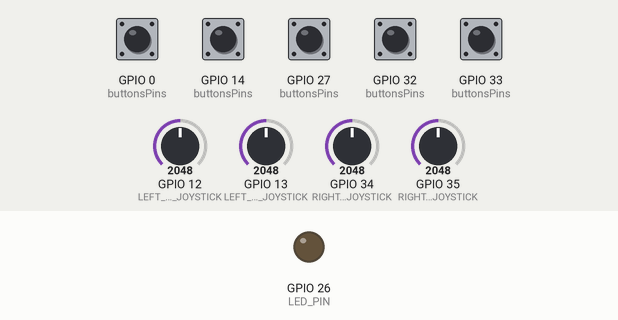
The sketch below on a simulated ESP32. On the bench: output pins drawn as LEDs (lit = HIGH). Inputs (shaded band) come from the test bench; at power-on: GPIO 0 (buttonsPins), GPIO 14 (buttonsPins), GPIO 27 (buttonsPins), GPIO 32 (buttonsPins), GPIO 33 (buttonsPins) HIGH, GPIO 12 (LEFT_VRX_JOYSTICK) = 2048, GPIO 13 (LEFT_VRY_JOYSTICK) = 2048, GPIO 34 (RIGHT_VRY_JOYSTICK) = 2048, GPIO 35 (RIGHT_VRX_JOYSTICK) = 2048. USB keyboard and mouse output is not drawn.

Above: at 0.0 s.
At 1.1 s:
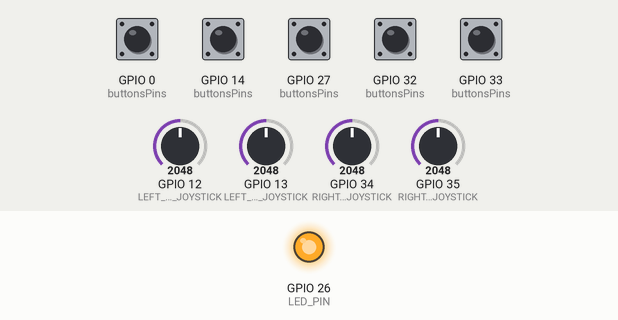
Timing chart, 0 to 2.6 s (numbered marks = the images above):
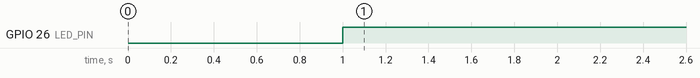

The sketch:

ESP32.ino
```cpp
#include <Arduino.h>
#include <BleGamepad.h>

#define DEADZONE 2000  // Prag pentru ignorarea micilor schimbări
#define LED_PIN 26  // pin pentru LED

// ABXY BUTTONS
#define X_BUTTON 32         // A
#define CIRCLE_BUTTON 33    // B
#define TRIANGLE_BUTTON 27  // Y
#define SQUARE_BUTTON 14    // X

// TRIGGERS
#define R1_BUTTON 0
#define R2_BUTTON 0
#define L1_BUTTON 0
#define L2_BUTTON 0

// MENU BUTTONS
#define START_BUTTON 0
#define SELECT_BUTTON 0
#define PS_BUTTON 0

// JOYSTICKS BUTTONS
#define R3_BUTTON 0
#define L3_BUTTON 0

// JOYSTICKS
#define LEFT_VRX_JOYSTICK 12
#define LEFT_VRY_JOYSTICK 13
#define RIGHT_VRX_JOYSTICK 35
#define RIGHT_VRY_JOYSTICK 34

#define NUM_BUTTONS 13


BleGamepad bleGamepad("ESP32 Gamepad", "ESP32");

BleGamepadConfiguration bleGamepadConfig;

uint16_t processJoystickValue(uint16_t currentValue, uint16_t centerValue) {
    if (abs(currentValue - centerValue) < DEADZONE) {
        return centerValue; // Returnează valoarea de centru dacă schimbarea este sub prag
    }
    return currentValue; // Altfel, returnează valoarea curentă
}

int buttonsPins[NUM_BUTTONS] = {X_BUTTON, CIRCLE_BUTTON, TRIANGLE_BUTTON, SQUARE_BUTTON,
                                R1_BUTTON, R2_BUTTON, L1_BUTTON, L2_BUTTON,
                                START_BUTTON, SELECT_BUTTON, PS_BUTTON,
                                R3_BUTTON, L3_BUTTON};

int androidGamepadButtons[NUM_BUTTONS] = {1, 2, 3, 4, 8, 10, 7, 9, 12, 11, 13, 15, 14};
int PCGamepadButtons[NUM_BUTTONS] = {1, 2, 4, 3, 6, 8, 5, 7, 10, 9, 0, 12, 11};

uint16_t leftVrxJoystickLecture = 0;
uint16_t leftVryJoystickLecture = 0;
uint16_t rightVrxJoystickLecture = 0;
uint16_t rightVryJoystickLecture = 0;

uint16_t leftVrxJoystickValue = 0;
uint16_t leftVryJoystickValue = 0;
uint16_t rightVrxJoystickValue = 0;
uint16_t rightVryJoystickValue = 0;

typedef enum {ANDROID, PC} GamepadModes;
GamepadModes gamepadMode = PC;

void setup() {
  delay(1000);
  Serial.begin(115200);

  for(int i = 0; i < NUM_BUTTONS; i++) {
    pinMode(buttonsPins[i], INPUT_PULLUP);
  }

  pinMode(LED_PIN, OUTPUT);  // Setează pinul LED ca ieșire

  bleGamepadConfig.setAutoReport(false);
  bleGamepadConfig.setControllerType(CONTROLLER_TYPE_GAMEPAD);
  bleGamepadConfig.setVid(0xe502);
  bleGamepadConfig.setPid(0xabcd);
  bleGamepadConfig.setHatSwitchCount(4);
  bleGamepad.begin(&bleGamepadConfig);
}

void loop() {
  if(bleGamepad.isConnected()) {
    digitalWrite(LED_PIN, HIGH); // Aprinde LED-ul
    // Joysticks lecture
    leftVrxJoystickLecture = analogRead(LEFT_VRX_JOYSTICK);
    leftVryJoystickLecture = analogRead(LEFT_VRY_JOYSTICK);
    rightVrxJoystickLecture = analogRead(RIGHT_VRX_JOYSTICK);
    rightVryJoystickLecture = analogRead(RIGHT_VRY_JOYSTICK);

    // Compute joysticks value
    leftVrxJoystickValue = processJoystickValue(map(leftVrxJoystickLecture, 0, 4095, 0, 32737), 16368);
    leftVryJoystickValue = processJoystickValue(map(leftVryJoystickLecture, 0, 4095, 0, 32737), 16368);
    rightVrxJoystickValue = processJoystickValue(map(rightVrxJoystickLecture, 0, 4095, 0, 32737), 16368);
    rightVryJoystickValue = processJoystickValue(map(rightVryJoystickLecture, 0, 4095, 0, 32737), 16368);

    switch(gamepadMode) {
      case ANDROID:
        for(int i = 0; i < NUM_BUTTONS; i++) {
          if(!digitalRead(buttonsPins[i])) {
            bleGamepad.press(androidGamepadButtons[i]);
          } else {
            bleGamepad.release(androidGamepadButtons[i]);
          }
          joysticksHandlerForMobile(leftVrxJoystickValue, leftVryJoystickValue, rightVrxJoystickValue, rightVryJoystickValue);
        }
        break;

      case PC:
        for(int i = 0; i < NUM_BUTTONS; i++) {
          if(!digitalRead(buttonsPins[i])) {
            bleGamepad.press(PCGamepadButtons[i]);
          } else {
            bleGamepad.release(PCGamepadButtons[i]);
          }
          joysticksHandlerForPC(leftVrxJoystickValue, leftVryJoystickValue, rightVrxJoystickValue, rightVryJoystickValue);
        }
        break;
    }

    bleGamepad.sendReport();
  }
  else {
    digitalWrite(LED_PIN, 0); // Stinge LED-ul
  }
}

void joysticksHandlerForMobile(uint16_t leftVrx, uint16_t leftVry, uint16_t rightVrx, uint16_t rightVry){
  bleGamepad.setLeftThumb(leftVrx, leftVryJoystickValue);
  bleGamepad.setRightThumb(rightVrxJoystickValue, rightVryJoystickValue);
}

void joysticksHandlerForPC(uint16_t leftVrx, uint16_t leftVry, uint16_t rightVrx, uint16_t rightVry){
  bleGamepad.setX(leftVrxJoystickValue);
  bleGamepad.setY(leftVryJoystickValue);
  bleGamepad.setZ(rightVrxJoystickValue);
  bleGamepad.setRX(rightVryJoystickValue);
}
```

Measured:
- by itself, GPIO 26 (LED_PIN): LOW → HIGH at 1.0 s
